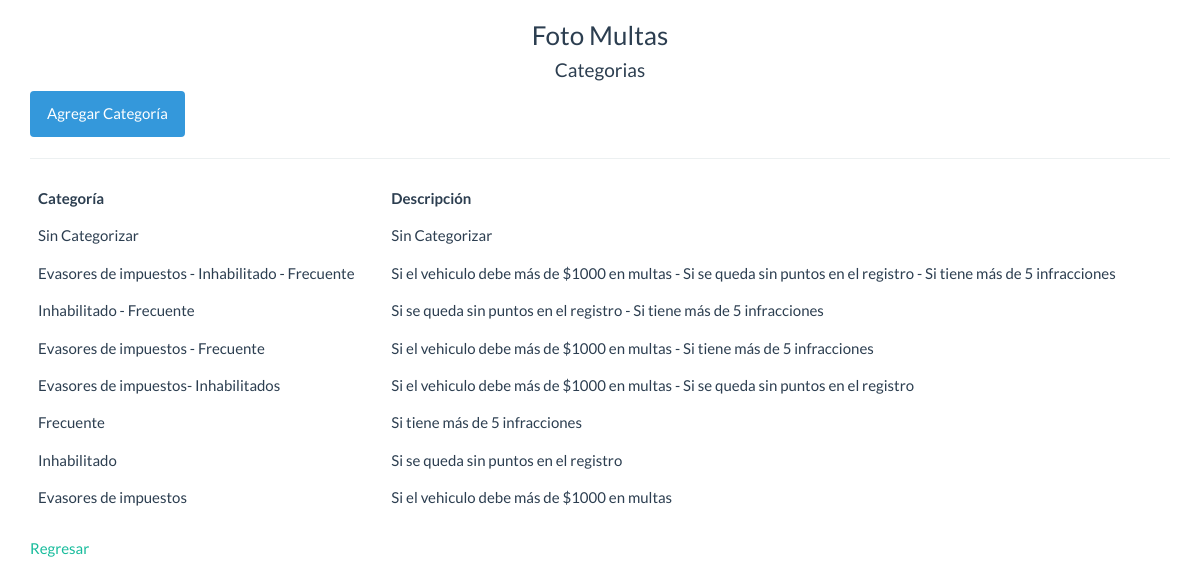
Screenshot of /app/listado.categorias.php (signed in) with the database file from the repository.
### tables this page shows
CREATE TABLE `tipo_categoria` (
  `id_categoria` int(11) NOT NULL,
  `text_categoria` varchar(255) NOT NULL,
  `condicion_categoria` varchar(255) NOT NULL
);

### conexion.php (called while the page is built)
<?php
class Conectar {
	function con()	{
        $host='localhost';
        $usuario='root';
        $clave='';
        $base_datos='fotomultas';
        $conexion=mysqli_connect($host, $usuario, $clave, $base_datos);
        return $conexion;
	}
}
?>

### model/infracciones.class.php (called while the page is built, shortened)
<?php
include_once("../conexion.php");
class Infracciones{
 	var $conex;
 	function Infracciones(){
 		$this->conex=new Conectar;
 	}
	function listar_categoria(){
		if($this->conex->con()==true) {
			return mysqli_query($this->conex->con(), "SELECT * FROM tipo_categoria ORDER BY id_categoria DESC;");
		}
	}
}
?>

### app/listado.categorias.php (the view, shortened to what this page needs)
<?php
  if (isset($_SESSION["usuario"])){
  if($_SESSION['rol'] == '1') {
?>
<!DOCTYPE html>
<html lang="en">
<head>
	<link rel="stylesheet" type="text/css" href="../view/css/bootstrap.min.css">
</head>
<body>
	<div class="container">
		<div class="content">
			<center class="title">
				<h3>Foto Multas</h3>
				<h4>Categorias</h4>
			</center>
			<a href="insertar.categoria.php" class="btn btn-info">Agregar Categoría</a>
			<hr>
			<?php
			include '../model/infracciones.class.php';
			$objeto = new Infracciones;
			$consulta = $objeto->listar_categoria();
			if ($consulta){
			 ?>
			<table class="table table-stripped table-responsive">
				<thead>
					<th>Categoría</th>
					<th>Descripción</th>
				</thead>
				<tbody>
				<?php while ($atributo = mysqli_fetch_array($consulta, MYSQLI_ASSOC)){ ?>
				<tr>
					<td><?php echo $atributo['text_categoria']; ?></td>
					<td><?php echo $atributo['condicion_categoria']; ?></td>
				</tr>
				<?php } ?>
			</tbody>
			</table>
			<?php } ?>
		</div>
		<div class="regresar">
				<a href="principal.php">Regresar</a>
		</div>
	</div>
</body>
</html>
<?php
  } else {
      echo '<script language="javascript">alert("Usted no tiene accesos a ésta página, usted no est administrador");</script>
        <script language="javascript">window.location="principal.php"</script>';
  }
  } else {
      echo '<script language="javascript">alert("Usted no tiene accesos a ésta página");</script>
        <script language="javascript">window.location="principal.php"</script>';
  }
?>

### rows the page displays
tipo_categoria: text_categoria "Sin Categorizar", condicion_categoria "Sin Categorizar"
tipo_categoria: text_categoria "Evasores de impuestos - Inhabilitado - Frecuente", condicion_categoria "Si el vehiculo debe más de $1000 en multas - Si se queda sin puntos en el registro - Si tiene más de 5 infracciones"
tipo_categoria: text_categoria "Inhabilitado - Frecuente", condicion_categoria "Si se queda sin puntos en el registro - Si tiene más de 5 infracciones"
tipo_categoria: text_categoria "Evasores de impuestos - Frecuente", condicion_categoria "Si el vehiculo debe más de $1000 en multas - Si tiene más de 5 infracciones"
tipo_categoria: text_categoria "Evasores de impuestos- Inhabilitados", condicion_categoria "Si el vehiculo debe más de $1000 en multas - Si se queda sin puntos en el registro"
tipo_categoria: text_categoria "Frecuente", condicion_categoria "Si tiene más de 5 infracciones"
tipo_categoria: text_categoria "Inhabilitado", condicion_categoria "Si se queda sin puntos en el registro"
tipo_categoria: text_categoria "Evasores de impuestos", condicion_categoria "Si el vehiculo debe más de $1000 en multas"
